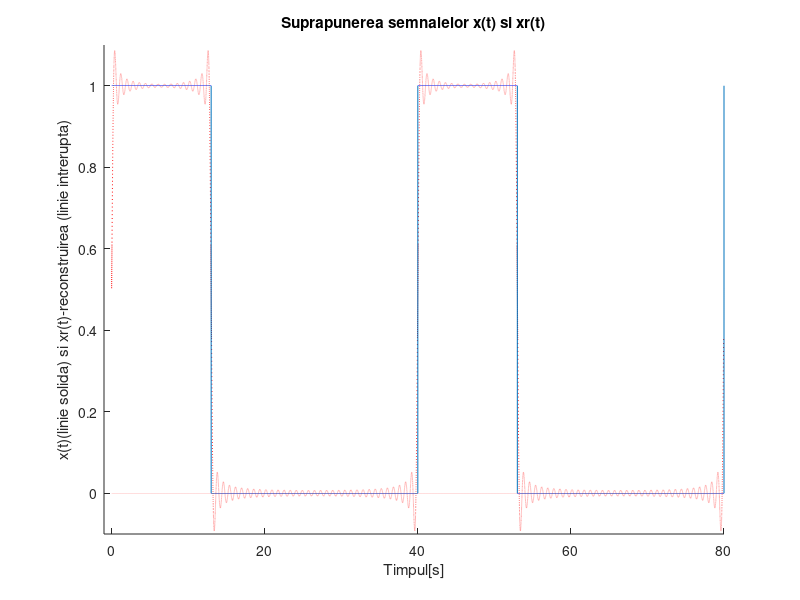
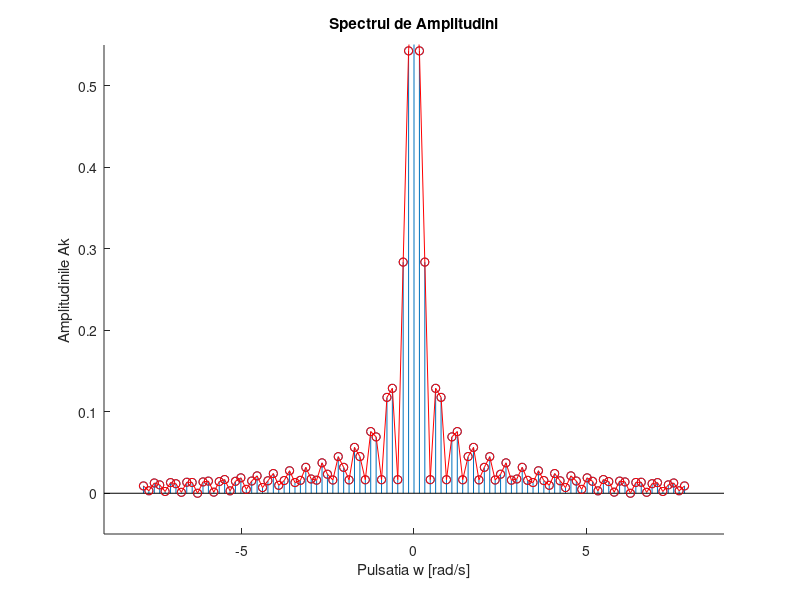

Reproduce these figures in MATLAB, in order.
%D=13 s
T=40;
f=1/T;
w=2*pi*f;
t = 0:0.001:2*T; %am ales rezolutia temporala de 0.001 s
N=50;
C = zeros(1,2*N+1); %am initializat vectorul de coeficienti cu valori nule
x=(square(w*t,32.5)+abs(square(w*t,32.5)))/2

for n = -N:N

    C(n+N+1) = 1/T * integral(@(t)(1/2*square(w*t,32.5)+1/2*abs(square(w*t,32.5))).*exp(-1j*n*w*t),0,T) ; %calculul oeficientiilor cu formula analitica

end

yr = 0;

for n = -N:N

    yr = yr + C(n+N+1)*exp(1j*n*w*t) ; %am recostruit semnalul initial cu 100 de componente

end

figure(1);

hold on
plot(t,real(yr),':r',t,imag(yr),':r')%reprezentarea semnalului reconstruit
plot(t,x);%reprezentarea semnalului initial
axis([-1 80 -0.1 1.1])%delimitarea axelor de coordonate
xlabel('Timpul[s]');
ylabel('x(t)(linie solida) si xr(t)-reconstruirea (linie intrerupta)');
title('Suprapunerea semnalelor x(t) si xr(t)')
hold off %prin hold on/off pot reprezenta mai multe grafice in acelasi sistem
figure(2);
hold on

stem((-N:N)*w,2*abs(C));%functia stem este utilizata pentru reprezentarea functilor sau a
                        %seturi de date cu valori discrete
                        
plot((-N:N)*w,2*abs(C),'-ro');%infasuratoarea realizate din segmente de dreapta
xlabel('Pulsatia w [rad/s]');
ylabel('Amplitudinile Ak');
axis([-9 9 -0.05 0.55])% delimitarea axelor de coordonate
title('Spectrul de Amplitudini');
hold off

% Cu ajutorul seriei Fourier putem arata ca orice semnal poate fi scris ca fiind 
% o suma finita de semnale elementare, ceea ce face mai usoara reprezentarea grafica a acestuia. 
% In cazul Spectrului de amplitudini am obtinut un grafic cu valori discrete 
% putem observa ca acesta este un grafic simetric fata de fundamentala, A(-k) fiind egal cu A(k).